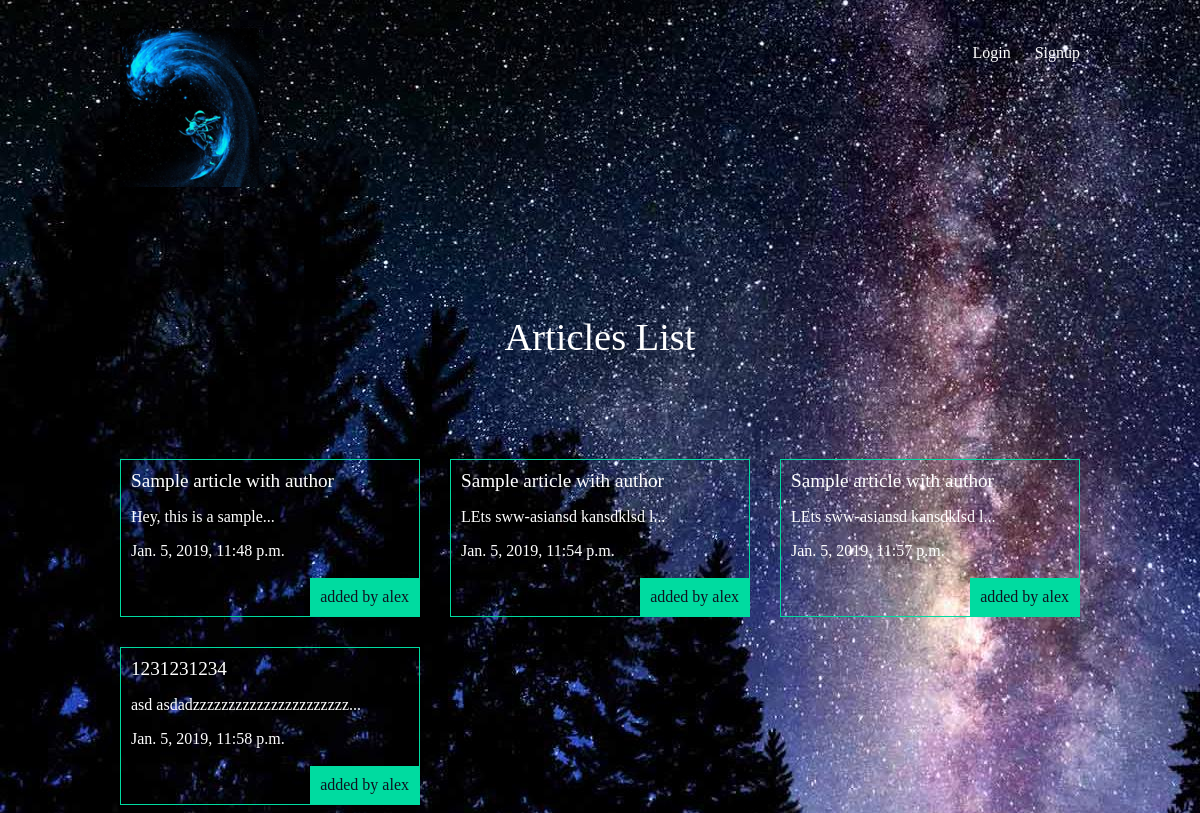
/articles/, run on an earlier commit of the app's database.
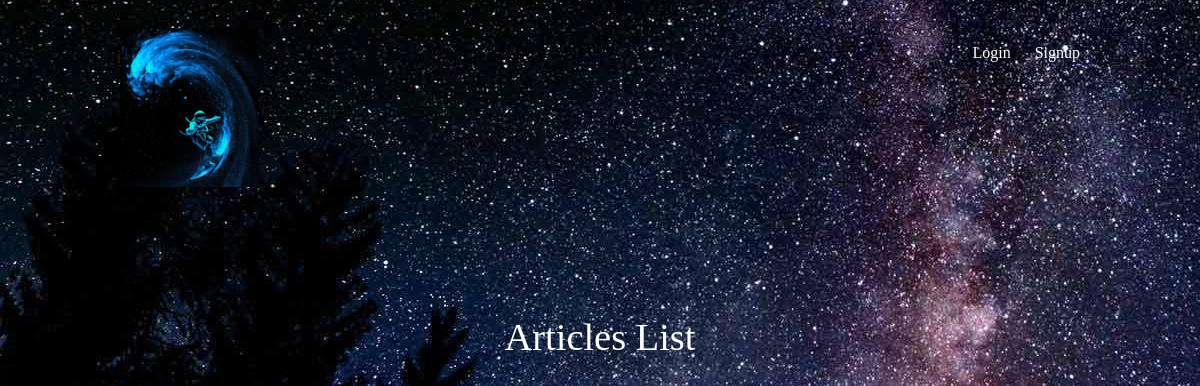
And on a later commit of the database.
### articles/models.py (models this page shows, shortened)
class Article(models.Model):
    title = models.CharField(max_length=100)
    slug = models.SlugField()
    body = models.TextField()
    date = models.DateTimeField(auto_now_add=True)
    thumb = models.ImageField(default='default.png', blank=True)
    author = models.ForeignKey(User, default=None, on_delete=models.PROTECT)
    def snippet(self):
        return self.body[:50] + '...'

### articles/views.py (the view)
def article_list(request):
    articles = Article.objects.all().order_by('date');
    return render(request, 'articles/article_list.html', { 'articles': articles })

### articles/templates/articles/article_list.html
{% extends 'base_layout.html' %}
{% block content%}
    <h1>Articles List</h1>
    <div class="articles">
    {% for article in articles %}
        <div class="article">
            <h2><a href="{% url 'articles:detail' slug=article.slug %}">{{ article.title }}</a></h2>
            <p>{{ article.snippet }}</p>
            <p>{{ article.date }}</p>
            <p class="author">added by {{ article.author.username }}</p>
        </div>
    {% endfor %}
    </div>
{% endblock %}

### templates/base_layout.html (shortened to what this page needs)
{% load static from staticfiles %}
<!DOCTYPE html>
<html>
    <head>
        <link rel="stylesheet" href="{% static 'styles.css' %}">
    </head>
    <body>
        <header class="wrapper">
            <h1><a href="{% url 'home' %}"><img src="{% static 'surfspace.png' %}" alt="Nerd shit" /></a></h1>
            <nav>
                <ul>
                    {% if user.is_authenticated %}
                    <li>
                        <form class="logout-link" action="{% url 'accounts:logout' %}" method="post">
                            {% csrf_token %}
                            <button type="submit">Logout</button>
                        </form>
                    </li>
                    <li><a href="{% url 'articles:create' %}" class="highlight">New Article</a></li>
                    {% else %}
                    <li><a href="{% url 'accounts:login' %}">Login</a></li>
                    <li><a href="{% url 'accounts:signup' %}">Signup</a></li>
                    {% endif %}
                </ul>
            </nav>
        </header>
        <div class="wrapper">
            {% block content %}
            {% endblock %}
        </div>
    </body>
</html>

### assets/styles.css (style rules this page uses)
body { background-color: #0f121f; background-image: url(/static/stars.png); background-repeat-y: no-repeat; color: #fff; }
body * { font-family: Ubuntu; }
h1, h2, h3, h4, h5 { font-weight: normal; margin: 0; }
a, a:hover, a:visited { color: #fff; text-decoration: none; }
.wrapper { max-width: 960px; margin: 0 auto; }
div.wrapper > h1 { text-align: center; margin: 100px auto; font-size: 2.4em }
header { display: grid; grid-template-columns: 1fr 1fr; padding: 20px 0; }
nav { justify-self: end; }
nav li { display: inline-block; list-style-type: none; margin-left: 20px; }

What changed in the data, as far as the page shows it:
removed Article: title "Sample article with author", snippet "Hey, this is a sample...", date "Jan. 5, 2019, 11:48 p.m.", author.username "alex"
removed Article: title "Sample article with author", snippet "LEts sww-asiansd kansdklsd l...", date "Jan. 5, 2019, 11:54 p.m.", author.username "alex"
removed Article: title "Sample article with author", snippet "LEts sww-asiansd kansdklsd l...", date "Jan. 5, 2019, 11:57 p.m.", author.username "alex"
removed Article: title "1231231234", snippet "asd asdadzzzzzzzzzzzzzzzzzzzzzz...", date "Jan. 5, 2019, 11:58 p.m.", author.username "alex"
